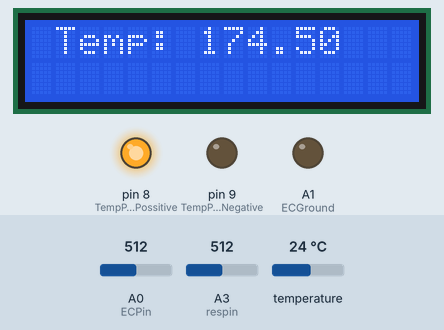
Recording of a sketch running on a simulated Arduino Uno, built with avr-gcc and run on an emulated ATmega328P. Shown: 16×2 character LCD, output pins drawn as LEDs (lit = HIGH). The test bench sets the inputs (shaded band); at power-on: temperature 24 °C, A0 (ECPin) = 512, A3 (respin) = 512. Pins used as bus, display or sensor lines are not drawn; what the sketch prints to the serial monitor is not drawn.

Above: at 6.3 s.
At 12.7 s:
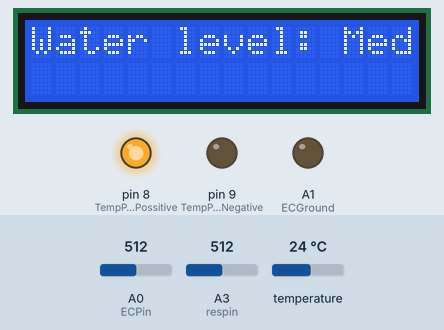
12.8 s: temperature set to 12 °C
At 18.4 s:
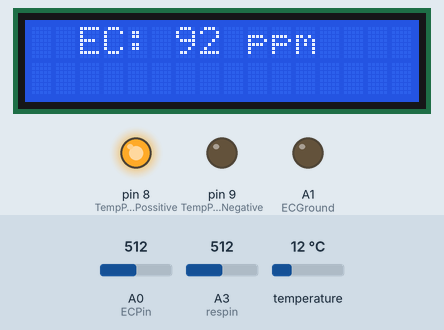
23.6 s: A0 (ECPin) set to 490
At 33.7 s:
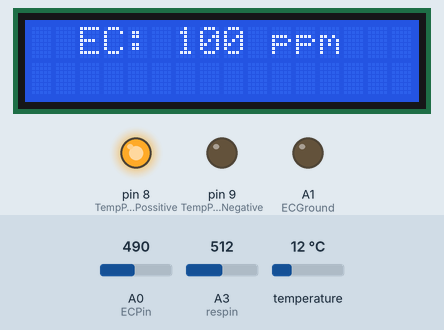
Timing chart, 0 to 35.2 s (numbered marks = the images above; inputs shaded):
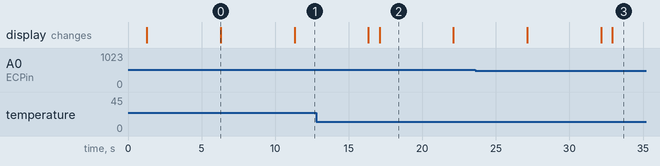

Measured:
- what the display in image 0 shows lasts 5.0 s, from 6.3 s to 11.3 s

The sketch:

EC_monitoring.ino
```cpp
#include <OneWire.h> //Temperature sensor library
#include <DallasTemperature.h> //Temperature sensor library
#include <LiquidCrystal_I2C.h> //LCD library


//#define SensorPin A5          // the pH meter Analog output is connected with the Arduino’s Analog
//************************* User Defined Variables ********************************************************//

//EC sensor
int R1 = 1000; //Do not Replace R1 with a resistor lower than 300 ohms
int Ra = 25; //Resistance of powering Pins
int ECPin = A0;  //connect this pin with positive ec probe and resistor
int ECGround = A1; //connect this pin with resistor
int ECPower = A2; //connect this pin with negative ec probe

//water level sensor
int resval = 0;  // holds the value
int respin = A3; // sensor pin used

//LCD Display
LiquidCrystal_I2C lcd(0x27, 16, 2); // set the LCD address to 0x27 for a 16 chars and 2 line display


/* pH sensor declaration
  //pH sensor
  unsigned long int avgValue;  //Store the average value of the sensor feedback
  float phValue; // ph
  int buf[10], temp;
  float calibration_value = 21.34;
  float volt;
*/


//Temperature declaration for temp calculation
float PPMconversion = 0.7;

//*************Compensating for temperature ************************************//
//The value below will change depending on what chemical solution we are measuring
//0.019 is generaly considered the standard for plant nutrients [google "Temperature compensation EC" for more info
float TemperatureCoef = 0.019; //this changes depending on what chemical we are measuring

//********************** Cell Constant For Ec Measurements *********************//
//Mine was around 2.9 with plugs being a standard size they should all be around the same
//But If you get bad readings you can use the calibration script and fluid to get a better estimate for K
float K = 2.1; // change this to calibrate the EC, the lower the K constant, the higher the EC reading

//************ Temp Probe Related *********************************************//
#define ONE_WIRE_BUS 10         // Data wire For Temp Probe is plugged into pin 10 on the Arduino (connect this pin with yellow wire)
const int TempProbePossitive = 8; //Temp Probe power connected to pin 9 (connect this pin with black wire)
const int TempProbeNegative = 9;  //Temp Probe Negative connected to pin 8(connect this pin with red wire)

//***************************** END Of Recomended User Inputs *****************************************************************//

//temperature sensor
OneWire oneWire(ONE_WIRE_BUS);// Setup a oneWire instance to communicate with any OneWire devices
DallasTemperature sensors(&oneWire);// Pass our oneWire reference to Dallas Temperature.


//Declaration for EC conversion
float Temperature = 10;
float EC = 0;
float EC25 = 0;
int ppm = 0;

float raw = 0;
float Vin = 5;
float Vdrop = 0;
float Rc = 0;
float buffer = 0;


//*********************************Setup - runs Once and sets pins etc ******************************************************//
void setup()
{
  //Initialize the lcd
  lcd.init();
  lcd.init();
  lcd.backlight();

  //initialize temp probe % EC probe
  pinMode(TempProbeNegative , OUTPUT ); //seting ground pin as output for tmp probe
  digitalWrite(TempProbeNegative , LOW );//Seting it to ground so it can sink current
  pinMode(TempProbePossitive , OUTPUT );//ditto but for positive
  digitalWrite(TempProbePossitive , HIGH );
  pinMode(ECPin, INPUT);
  pinMode(ECPower, OUTPUT); //Setting pin for sourcing current
  pinMode(ECGround, OUTPUT); //setting pin for sinking current
  digitalWrite(ECGround, LOW); //We can leave the ground connected permanantly

  delay(100);// gives sensor time to settle
  sensors.begin();
  delay(100);
  //** Adding Digital Pin Resistance to [25 ohm] to the static Resistor *********//
  // Consule Read-Me for Why, or just accept it as true
  R1 = (R1 + Ra); // Taking into acount Powering Pin Resitance
  Serial.begin(9600);
  Serial.println("Arduino EC-PPM measurements");
  Serial.println("By: KaizokuMusou");
  Serial.println("");
  Serial.println("Make sure Probe and Temp Sensor are in Solution and solution is well mixed");
  Serial.println("");
  Serial.println("Measurements at 5's Second intervals [Dont read Ec morre than once every 5 seconds]:");


}
//******************************************* End of Setup **********************************************************************//


//************************************* Main Loop - Runs Forever ***************************************************************//
//Moved Heavy Work To subroutines so you can call them from main loop without cluttering the main loop
void loop()
{

      GetEC();          //Calls Code to Go into GetEC() Loop [Below Main Loop] dont call this more that 1/5 hhz [once every five seconds] or you will polarise the water
      //    GetPH();
      waterlevel();
      PrintReadings();  // Cals Print routine [below main loop]
      return 0;
}
//************************************** End Of Main Loop **********************************************************************//


//************ This Loop Is called From Main Loop************************//
void GetEC() {  //take EC reading
  //*********Reading Temperature Of Solution
  sensors.requestTemperatures();// Send the command to get temperatures
  //Temperature = sensors.getTempCByIndex(0); //Stores Value in Variable
  Temperature = sensors.getTempCByIndex(0)+0.5+150; //Stores Value in Variable

  //************Estimates Resistance of Liquid
  digitalWrite(ECPower, HIGH);
  raw = analogRead(ECPin);
  raw = analogRead(ECPin); // This is not a mistake, First reading will be low beause if charged a capacitor
  digitalWrite(ECPower, LOW);

  //***************** Converts to EC
  Vdrop = (Vin * raw) /1024.0;
  Rc = (Vdrop * R1) / (Vin - Vdrop);
  Rc = Rc - Ra; //acounting for Digital Pin Resitance
  EC = 1000 / (Rc * K);

  //*************Compensating For Temperaure
  EC25  =  EC / (1 + TemperatureCoef * (Temperature - 25.0));
  ppm = (EC25) * (PPMconversion * 1000);
}
//************************** End OF EC Function ***************************//

void waterlevel() { //take water level reading
  resval = analogRead(respin); //Read data from analog pin and store it to resval variable
}
//***This Loop Is called From Main Loop- Prints to serial usefull info ***//
void PrintReadings() { //display reading onn LCD Display
  //Digital Pin Resistance
  //lcd.setCursor(1,0);
  //lcd.print("Rc: ");
  ////lcd.print(Rc);
  //delay(3000);
  //lcd.clear();

  //  lcd.setCursor(1, 0);
  //  lcd.print(" EC: ");
  //  lcd.print(EC25);
  //  delay(3000);
  //  lcd.clear();

  //Compensating For Temperature
  lcd.setCursor(1, 0);
  lcd.print(" EC: ");
  lcd.print(ppm);
  lcd.print(" ppm  ");
  Serial.print(" EC: ");
  Serial.print(ppm);
  Serial.print(" ppm  ");
  delay(5000);
  lcd.clear();

  lcd.setCursor(1, 0);
  lcd.print("Temp: ");
  lcd.print(Temperature);
  Serial.print("Temp: ");
  Serial.print(Temperature);
  delay(5000);
  lcd.clear();

//display water level
  if (resval <= 100) {
    lcd.println("Water level: empty");
    lcd.println(resval);
    Serial.println("  Water level: empty");
    Serial.println(resval);
    delay(5000);
    lcd.clear();
  }
  else if (resval > 100 && resval <= 499) {
    lcd.println("Water level: Low");
    lcd.println(resval);
    Serial.println("  Water level: Low");
    Serial.println(resval);
    delay(5000);
    lcd.clear();
  }
  else if (resval > 500 && resval <= 699) {
    lcd.println("Water level: Medium");
    lcd.println(resval);
    Serial.println("  Water level: Medium");
    Serial.println(resval);
    delay(5000);
    lcd.clear();
  }
  else if (resval > 700) {
    lcd.println("Water level: High");
    lcd.println(resval);
    Serial.println("  Water level: High");
    Serial.println(resval);
    delay(5000);
    lcd.clear();
  }
}

/* Read pH fnction
void GetPH()
{

  for (int i = 0; i < 10; i++) //Get 10 sample value from the sensor for smooth the value

  {
    buf[i] = analogRead(SensorPin);
    delay(500);
  }
  for (int i = 0; i < 9; i++) //sort the analog from small to large
  {
    for (int j = i + 1; j < 10; j++)
    {
      if (buf[i] > buf[j])
      {
        temp = buf[i];
        buf[i] = buf[j];
        buf[j] = temp;
      }
    }
  }
  avgValue = 0;
  for (int i = 2; i < 8; i++)               //take the average value of 6 center sample
    avgValue += buf[i];
  float phValue = -5.70;
  float volt = (float)avgValue * 5.0 / 1024 / 6; //convert the analog into millivolt
  //* volt + calibration_value;
  phValue = 3.5 * phValue;                  //convert the millivolt into pH value

  //  lcd.print("pH: ");
  //  //lcd.print(phValue, 2);
  //  delay(3000);
  //  lcd.clear();

}
*/
```
